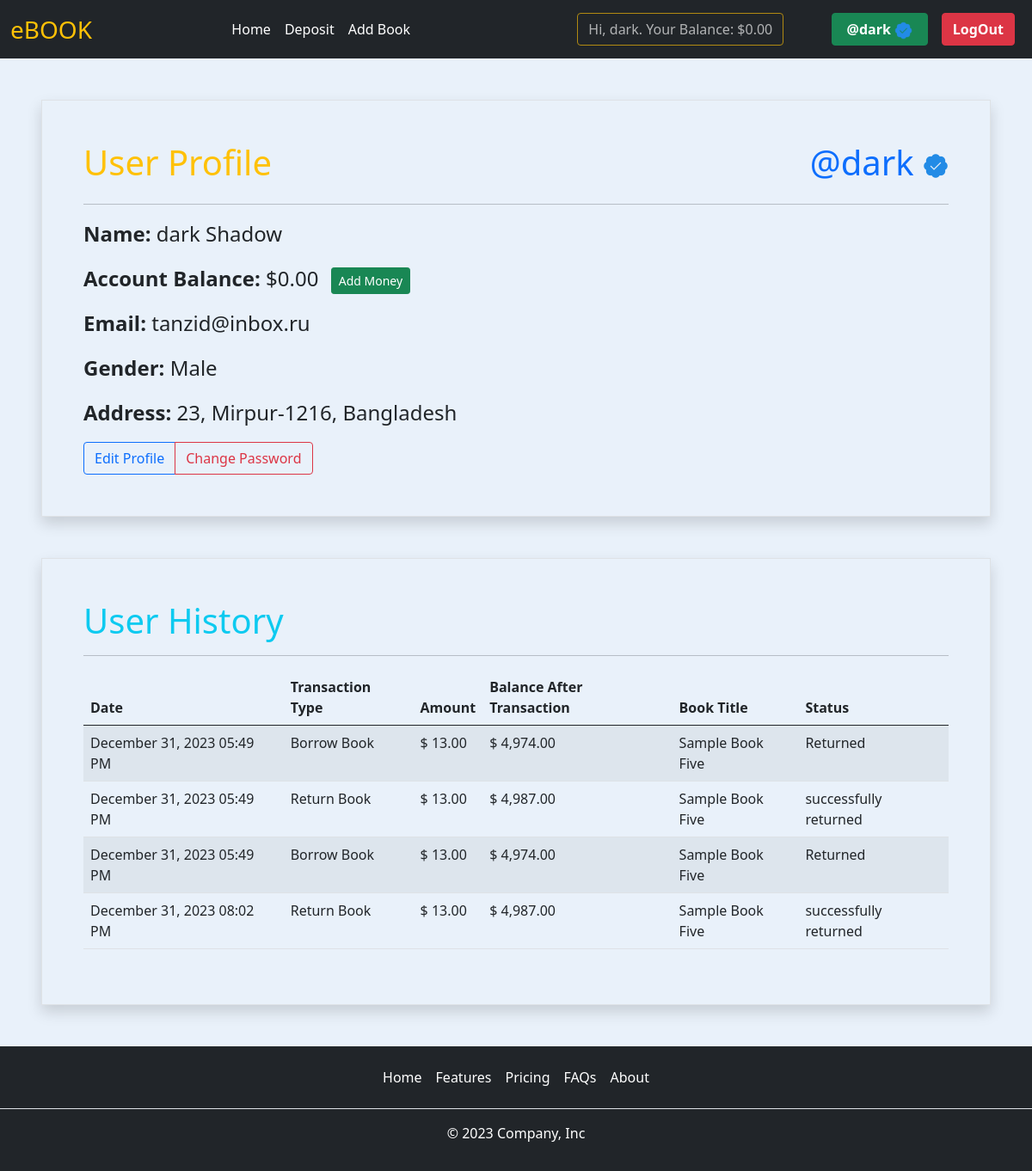
Screenshot of /accounts/profile/ (signed in) with the database file from the repository.
### accounts/models.py (models this page shows, shortened)
class Profile(BaseModel):
    user = models.OneToOneField(User, related_name='profile', on_delete=models.CASCADE)
    account_type = models.CharField(max_length=10, choices=ACCOUNT_TYPE)
    gender = models.CharField(max_length=10, choices=GENDER_TYPE)
    balance = models.DecimalField(default=0, max_digits=12, decimal_places=2)
    is_verified_author = models.BooleanField(default=False)

class UserAddress(BaseModel):
    user = models.OneToOneField(User, on_delete=models.CASCADE, related_name='address')
    street_address = models.CharField(max_length=100)
    city = models.CharField(max_length=100)
    postal_code = models.IntegerField()
    country = models.CharField(max_length=100)

### transactions/models.py (models this page shows, shortened)
class Transaction(BaseModel):
    profile = models.ForeignKey(Profile, related_name = 'transactions', on_delete = models.CASCADE)
    amount = models.DecimalField(decimal_places=2, max_digits = 12)
    balance_after_transaction = models.DecimalField(decimal_places=2, max_digits = 12, null=True, blank=True)
    transaction_type = models.IntegerField(choices=TRANSACTION_TYPE, null = True)
    book = models.ForeignKey(Book, related_name='book_transactions', on_delete = models.CASCADE, null=True, blank=True)
    is_returned = models.BooleanField(default=False)
    class Meta:
        ordering = ['created_at']

### book/models.py (models this page shows, shortened)
class Book(BaseModel):
    name = models.CharField(max_length=100)
    image = models.ImageField(upload_to='books/', null=True, blank=True)
    language = models.CharField(max_length=50)
    quantity = models.IntegerField()
    price = models.DecimalField(decimal_places=2, max_digits=10)
    description = models.TextField(null=True, blank=True)
    author = models.ForeignKey(Profile, on_delete=models.CASCADE, related_name='books', limit_choices_to={'is_verified_author': True})
    category = models.ManyToManyField(Category, related_name='category_book')

### accounts/views.py (the view)
# urls.py: path('profile/', UserProfileView.as_view(), name='profile'),
class UserProfileView(LoginRequiredMixin,ListView):
    template_name = 'profile.html'
    model = Transaction
    def get_queryset(self):
        return super().get_queryset().filter(
            profile=self.request.user.profile
        )
    def get_context_data(self, **kwargs):
        context = super().get_context_data(**kwargs)
        context['object'] = self.request.user
        context['book_list'] = Book.objects.filter(author=self.request.user.profile)
        return context

### accounts/templates/profile.html (shortened to what this page needs)
{% extends "base.html" %}
{% load static %}
{% load humanize %}
{% block content %}
<div class="m-5 border shadow">
    <div class="p-5">
        <div class="d-flex justify-content-between align-item-center">
            <h1 class="text-warning">User Profile</h1>
            <a href="{% url "author_profile" object.id %}" class="text-decoration-none">
                <h1>
                @{{object.username}}
                {% if object.profile.is_verified_author %}
                <img src="{% static "blue_badge.png" %}" alt="blue">
                {% endif %}
            </h1>
            </a>
        </div><hr>
        <p class="fs-4"><strong>Name: </strong>{{object.first_name}} {{object.last_name}}</p>
        {% if request.user.id == object.id %}
        <p class="fs-4"><strong>Account Balance: </strong>${{object.profile.balance}}  <a href="{% url "deposit_money" %}" class="btn btn-sm btn-success mx-2">Add Money</a> </p>
        {% endif %}
        <p class="fs-4"><strong>Email: </strong>{{object.email}}</p>
        <p class="fs-4"><strong>Gender: </strong>{{object.profile.gender}}</p>
        <p class="fs-4"><strong>Address: </strong>{{object.address.street_address}}, {{object.address.city}}-{{object.address.postal_code}}, {{object.address.country}}</p>
        {% if request.user.id == object.id %}
        <div class="btn-group">
            <a href="{% url "edit_profile" %}" class="btn btn-outline-primary">Edit Profile</a>
            <a href="{% url "edit_pass" %}" class="btn btn-outline-danger">Change Password</a>
        </div>
        {% endif %}
    </div>
</div>
{% if request.user.id == object.id %}
<div class="m-5 border shadow">
    <div class="p-5">
        <h1 class="text-info">User History</h1> <hr>
    <table class="table table-striped">
        <thead>
            <tr>
            <th scope="col">Date</th>
            <th scope="col">Transaction Type</th>
            <th scope="col">Amount</th>
            <th scope="col">Balance After Transaction</th>
            <th scope="col">Book Title</th>
            <th scope="col">Status</th>
            </tr>
        </thead>
        <tbody>
            {% for transaction in object_list  %}
            <tr>
                <td>
                    {{ transaction.created_at|date:"F d, Y h:i A" }}
                </td>
                <td>
                    {{ transaction.get_transaction_type_display }}
                </td>
                <td>
                    $ {{ transaction.amount|floatformat:2|intcomma }}
                </td>
                <td>
                    $ {{ transaction.balance_after_transaction|floatformat:2|intcomma }}
                </td>
                <td>
                    {% if transaction.book.name %}
                    {{transaction.book.name}}
                    {% else %}
                    -
                    {% endif %}
                </td>
                <td>
                    {% if transaction.transaction_type == 3 and not transaction.is_returned %}
                    <a href="{% url "return_book" transaction.book.id %}" class="btn btn-sm btn-danger">Return</a>
                    {% elif transaction.transaction_type == 3 %}
                    Returned
                    {% elif transaction.transaction_type == 4 %}
                    successfully returned
                    {% else %}
                    -
                    {% endif %}
                </td>
            </tr>
            {% endfor %}
        </tbody>
    </table>
    </div>
</div>
{% endif %}
{% endblock content %}

### core/templates/base.html (shortened to what this page needs)
{% load static %}
<!doctype html>
<html lang="en">
  <head>
    <link href="https://cdn.jsdelivr.net/npm/bootstrap@5.0.2/dist/css/bootstrap.min.css" rel="stylesheet">
  </head>
  <body class="body-bg">
    <nav class="navbar navbar-expand-lg navbar-dark bg-dark">
    <div class="container-fluid">
        <a class="navbar-brand fs-3 fw-semibold text-warning" href="{% url "home" %}">eBOOK</a>
        <div class="collapse navbar-collapse" id="navbarSupportedContent">
        <ul class="navbar-nav m-auto mb-2 mb-lg-0">
            <li class="nav-item">
            <a class="nav-link active " aria-current="page" href="{% url "home" %}">Home</a>
            </li>
            {% if request.user.is_authenticated %}
            <li class="nav-item">
              <a class="nav-link active " aria-current="page" href="{% url "deposit_money" %}">Deposit</a>
            </li>
            {% endif %}
            {% if request.user.profile.is_verified_author %}
            <li class="nav-item">
            <a class="nav-link active " aria-current="page" href="{% url "add_book" %}">Add Book</a>
            </li>
            {% endif %}
        </ul>
        <div class="d-flex">
          {% if request.user.is_authenticated %}
          <a href="" class="btn btn-outline-warning disabled mx-5 text-white">Hi, {{request.user.first_name}}. Your Balance: ${{request.user.profile.balance}}</a>
          <a href="{% url "profile" %}" class="btn btn-success mx-2 fw-bold" >
            @{{request.user.username}}
            {% if request.user.profile.is_verified_author %}
                <img src="{% static "blue_badge.png" %}" class="w-25" alt="blue">
            {% endif %}
          </a>
          <a href="{% url "logout" %}" class="btn btn-danger mx-2 fw-bold" >LogOut</a>
          {% else %}
          <a href="{% url "registration" %}" class="btn btn-outline-primary mx-2 fw-bold">SignUp</a>
          <a href="{% url "login" %}" class="btn btn-outline-success mx-2 fw-bold" >LogIn</a>
          {% endif %}
        </div>
        </div>
    </div>
    </nav>
    <div class="content">
      {% block content %}{% endblock content %}
    </div>
  <footer class="py-3 bg-dark">
    <ul class="nav justify-content-center border-bottom pb-3 mb-3">
      <li class="nav-item"><a href="#" class="nav-link px-2 text-white">Home</a></li>
      <li class="nav-item"><a href="#" class="nav-link px-2 text-white">Features</a></li>
      <li class="nav-item"><a href="#" class="nav-link px-2 text-white">Pricing</a></li>
      <li class="nav-item"><a href="#" class="nav-link px-2 text-white">FAQs</a></li>
      <li class="nav-item"><a href="#" class="nav-link px-2 text-white">About</a></li>
    </ul>
    <p class="text-center text-white">&copy; 2023 Company, Inc</p>
  </footer>
  </body>
</html>

### core/templates/base.html (style rules this page uses)
.body-bg { background-color: #E9F1FA; }
.content { min-height: 72vh; }

### rows the page displays
Transaction: is_returned "Returned"
Transaction: shows "successfully returned"
Transaction: is_returned "Returned"
Transaction: shows "successfully returned"

### other values shown
{{ request.user.first_name }} "dark"
{{ request.user.profile.balance }} "0.00"
{{ request.user.username }} "dark"
{{ object.username }} "dark"
{{ object.first_name }} "dark"
{{ object.last_name }} "Shadow"
{{ object.profile.balance }} "0.00"
{{ object.email }} "tanzid@inbox.ru"
{{ object.profile.gender }} "Male"
{{ object.address.street_address }} "23"
{{ object.address.city }} "Mirpur"
{{ object.address.postal_code }} "1216"
{{ object.address.country }} "Bangladesh"
